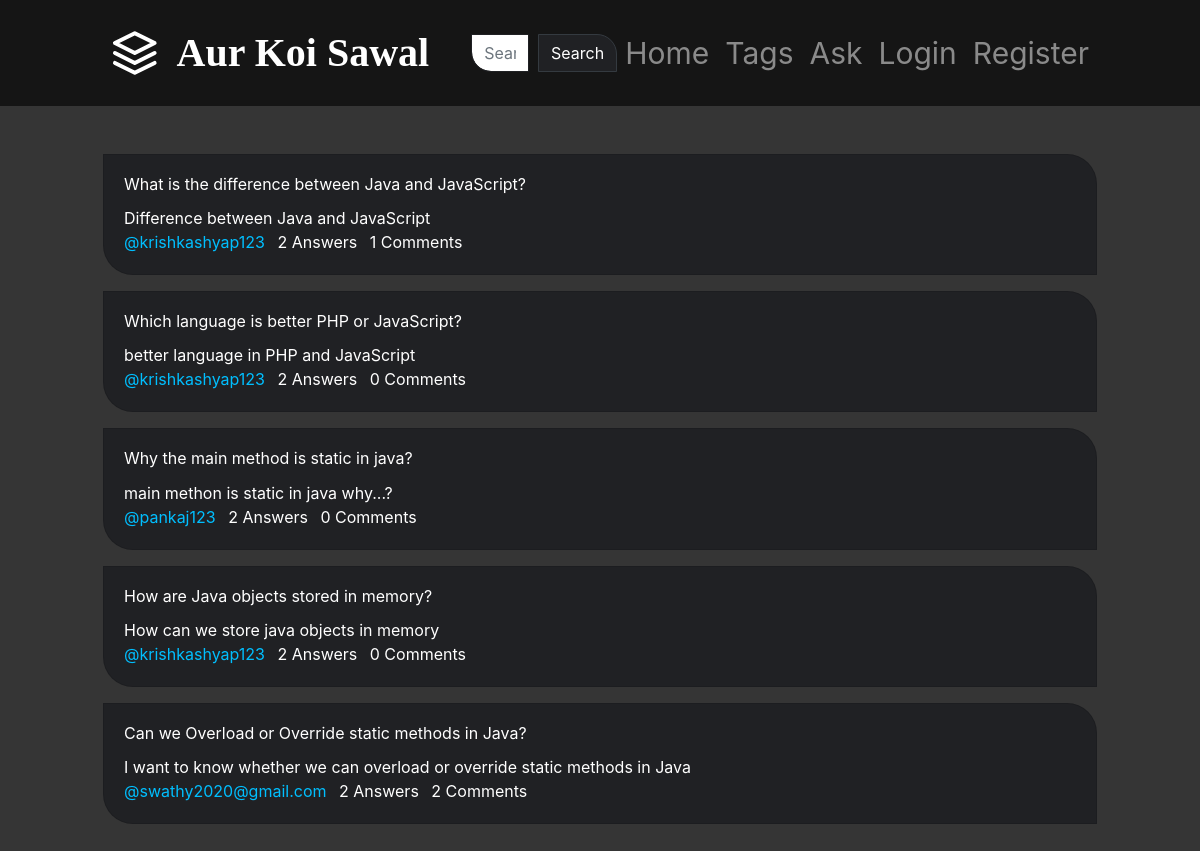
Page /tag/java on the committed database.
### main/models.py (models this page shows, shortened)
class Question(models.Model):
    user=models.ForeignKey(CustomUser,on_delete=models.CASCADE)
    title=models.CharField(max_length=300)
    detail=models.TextField()
    tags=models.TextField(default='')
    add_time=models.DateTimeField(auto_now_add=True)

class CustomUser(AbstractUser):
    bio=models.TextField()
    location=models.CharField(max_length=200)

### main/views.py (the view)
# urls.py: path('tag/<str:tag>',views.tag,name='tag'),
def tag(request,tag):
    quests=Question.objects.annotate(total_comments=Count('answer__comment')).filter(tags__icontains=tag).order_by('-id')
    paginator=Paginator(quests,10)
    page_num=request.GET.get('page',1)
    quests=paginator.page(page_num)
    return render(request,'tag.html',{'quests':quests,'tag':tag})

### main/templates/tag.html (shortened to what this page needs)
{% extends 'base.html' %}
{% load static %}
{% load humanize %}
{% block content %}
    <div class="container py-5">
        {% for quest in quests %}
        <div class="card mb-3" style="background-color:#202124;border-radius:0px 30px 0px 30px">
            <div class="card-body" style="color:white">
                <h4 class="card-title"><a href="/detail/{{quest.id}}">{{quest.title}}</a></h4>
                <p class="card-text">{{quest.detail}}</p>
                <p>
                    <a href="#" class="mr-2" style="color:#00BFFF">@{{quest.user.username}}</a>
                    <a href="#" class="mr-2">{{quest.answer_set.count}} Answers</a>
                    <a href="#" class="mr-2">{{quest.total_comments}} Comments</a>
                </p>
            </div>
        </div>
        {% endfor %}
    </div>
{% endblock %}

### rows in the picture
Question: title "What is the difference between Java and JavaScript?", detail "Difference between Java and JavaScript", user.username "krishkashyap123", answer_set.count "2", total_comments "1"
Question: title "Which language is better PHP or JavaScript?", detail "better language in PHP and JavaScript", user.username "krishkashyap123", answer_set.count "2", total_comments "0"
Question: title "Why the main method is static in java?", detail "main methon is static in java why...?", user.username "pankaj123", answer_set.count "2", total_comments "0"
Question: title "How are Java objects stored in memory?", detail "How can we store java objects in memory", user.username "krishkashyap123", answer_set.count "2", total_comments "0"
Question: title "Can we Overload or Override static methods in Java?", detail "I want to know whether we can overload or override static methods in Java", user.username "swathy2020@gmail.com", answer_set.count "2", total_comments "2"
